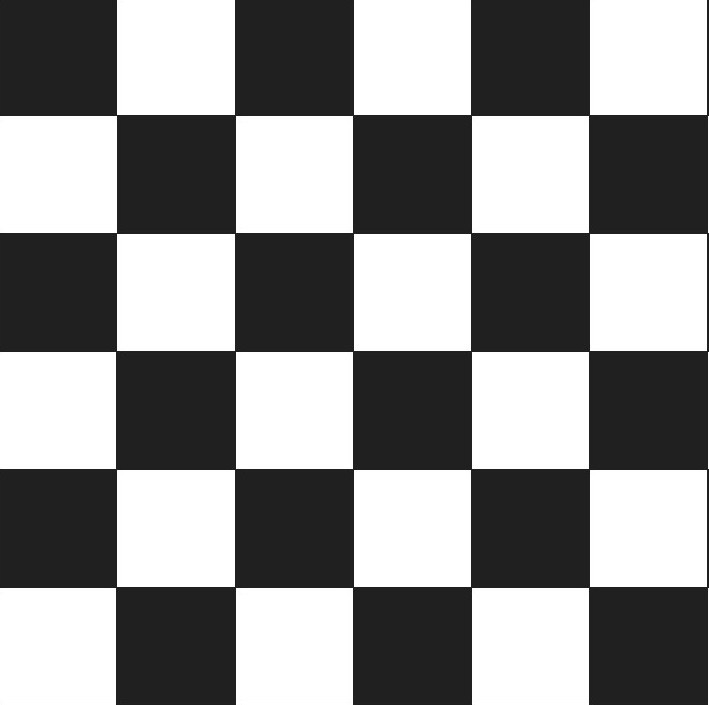
%> input picture A1/Q2/input/checkerbox_sq.png, 709 x 705 px
$ octave myScript.m   (GNU Octave 9; MATLAB toolbox functions it lacks are replaced by stand-ins)
%> lines starting %> are read from the running program, lines starting %| are printed output that depends on the picture
### A1/Q2/code/radDist.m
function imOut = radDist(imIn, k1, k2)
%> called with k1 = 0.1, k2 = 0.01
    [m, n] = size(imIn);
%> m = 705; n = 709
    [x, y]=meshgrid(1:n, 1:m);
    k=1;
    cx = m/2;
%> cx = 352.5
    cy = n/2;
%> cy = 354.5

    x = x - cx;
    y = y - cy;
    x = x/cx;
    y = y/cy;

    x_orig = x;
    y_orig = y;

    r2 = sqrt(x.^2 + y.^2);
    dr =  1 + k1*r2 + k2*r2.^2;
    x =  x_orig.*dr;
    y =  y_orig.*dr;

    x = x*cx + cx;
    y = y*cy + cy;

    imOut = interp2(imIn, x, y, 'cubic');
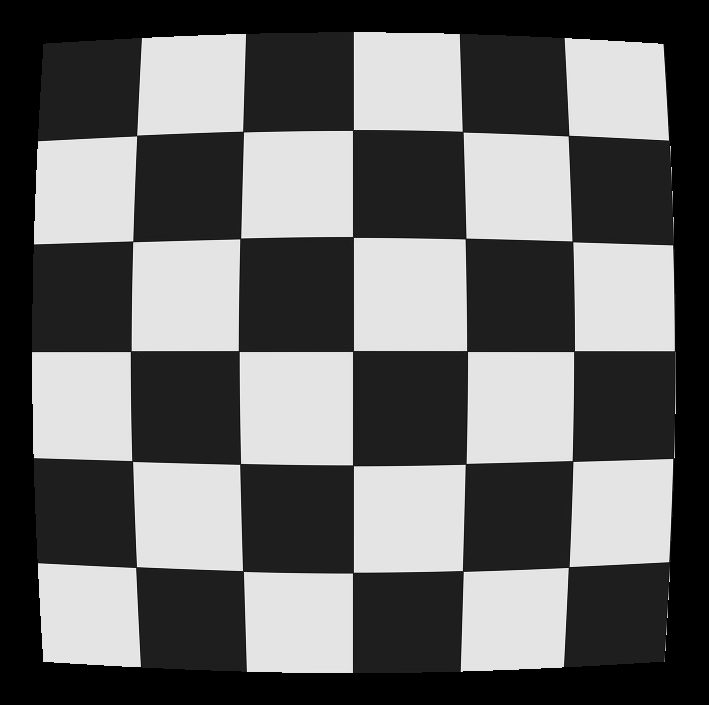
%> imOut: size 705x709 double; 19.54% of the values are NaN or infinite; the others: min -0.0106, max 1.12, mean 0.556; drawn with min black, max white, NaN and infinite black
end

### A1/Q2/code/radUnDist.m
function imOut = radUnDist(imIn, k1, k2, nSteps)
%> called with k1 = 0.1, k2 = 0.01, nSteps = 20
    % Your code here
    [m, n] = size(imIn);
    [x, y] = meshgrid(1:n, 1:m);
    cx = m/2;
    cy = n/2;

    x = x - cx;
    y = y - cy;
    x = x/cx;
    y = y/cy;

    x_orig = x;
    y_orig = y;

    for k=1:nSteps
        r = sqrt(x.^2 + y.^2);
        h =  1 + k1*r + k2*r.^2;
        x =  x_orig./h;
        y =  y_orig./h;
    end

    x = x*cx + cx;
    y = y*cy + cy;

    imOut = interp2(imIn, x, y, 'cubic');
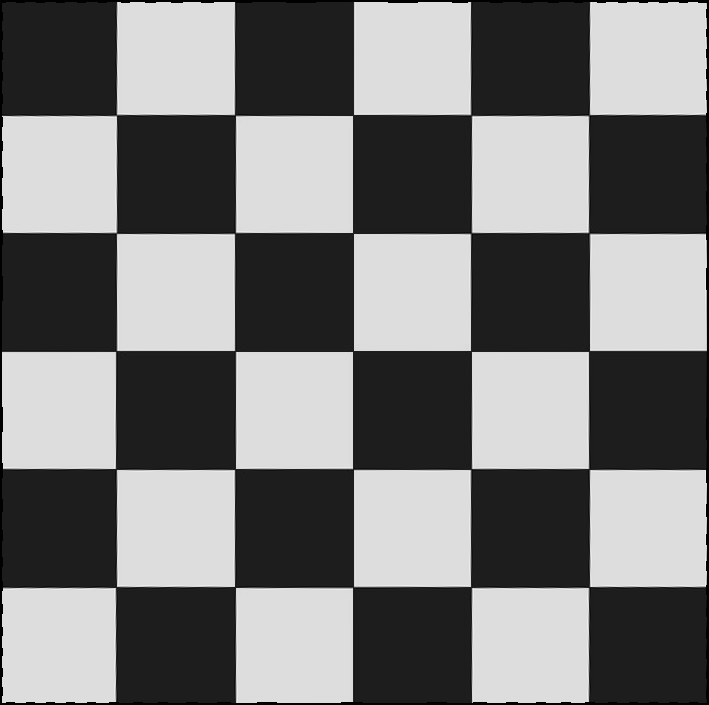
%> imOut: size 705x709 double; 1.34% of the values are NaN or infinite; the others: min -0.00823, max 1.15, mean 0.556; drawn with min black, max white, NaN and infinite black
end

### A1/Q2/code/myScript.m
close all
clc
clear
im = double(imread('../input/checkerbox_sq.png'))./255;
figure
imshow(im)

% Test values. Do test for other values too
k1 = 0.1;
k2 = 0.01;
%%
imD = radDist(im, k1, k2);
figure
imshow(imD)

%%

% large values of parameters k1 and k2 need more number of steps. Though
% the original parameters needed only 2 steps
nSteps = 20; % Fill in the number of steps here
imU = radUnDist(imD, k1, k2, nSteps);
figure
imshow(imU)
